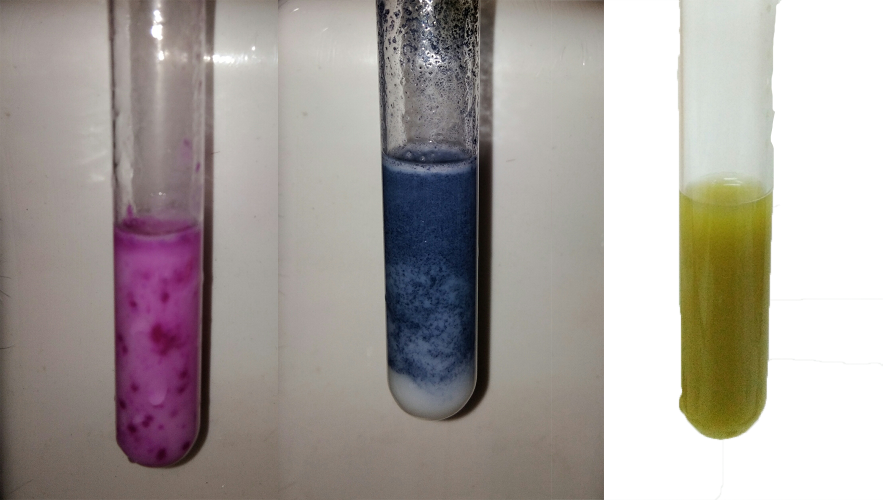
#> input picture test.png, 1765 x 1000 px (shown at 1/2 size)
$ python base.py   (older library calls are emulated)
#> lines starting #> are read from the running program, lines starting #| are printed output that depends on the picture; after the words box and inside, x2 and y2 are one past the last pixel; in counts of white or black regions, pixels touching at a corner belong together
import numpy as np
import cv2


frame = cv2.imread('test.png')
#> frame is the input picture: shape (1000, 1765, 3); mean B, G, R 156.8, 160.7, 167.4

hsv = cv2.cvtColor(frame, cv2.COLOR_BGR2HSV)
#> hsv: shape (1000, 1765, 3); mean H, S, V 29.7, 38.1, 169.6
lower_rose = np.array([120,100,100])
upper_rose = np.array([160,240,255])

lower_yellow = np.array([0,150,100])
upper_yellow = np.array([50,255,200])


lower_blue = np.array([100,60,50])
upper_blue = np.array([130,255,255])


rose = cv2.inRange(hsv, lower_rose, upper_rose)
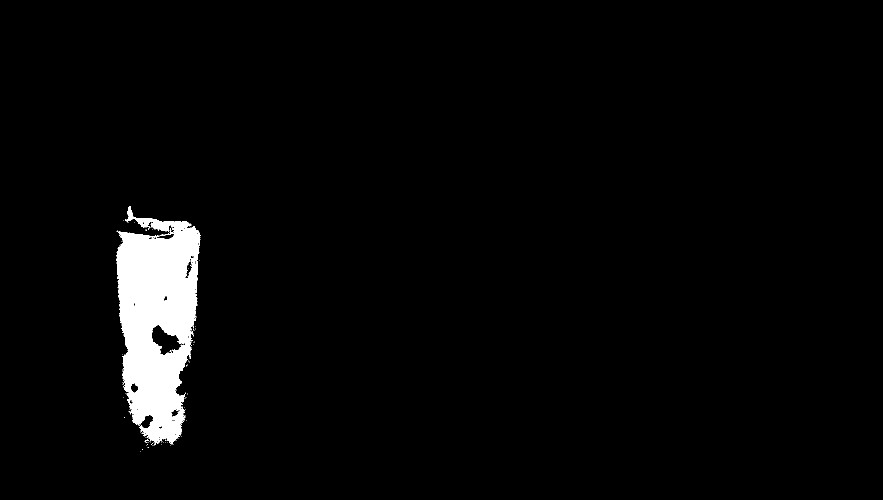
#> rose: shape (1000, 1765) (shown at 1/2 size); 3% white; 87 white regions (86 under 20 px), largest, box (x1, y1, x2, y2) and area: (232, 412, 401, 891) 52735
yellow = cv2.inRange(hsv, lower_yellow, upper_yellow)
#> yellow: shape (1000, 1765); 3.6% white; 159 white regions (152 under 20 px), largest, box (x1, y1, x2, y2) and area: (1360, 387, 1538, 875) 62998, (1436, 721, 1456, 746) 136, (1469, 707, 1479, 723) 68
blue = cv2.inRange(hsv, lower_blue, upper_blue)
#> blue: shape (1000, 1765); 3.9% white; 128 white regions (125 under 20 px), largest, box (x1, y1, x2, y2) and area: (765, 298, 953, 777) 68416, (862, 80, 879, 103) 113, (845, 42, 851, 48) 20


kernal = np.ones((5,5),np.uint8)


rose=cv2.dilate(rose, kernal)
#> rose: shape (1000, 1765); 3.4% white; 4 white regions, box (x1, y1, x2, y2) and area: (230, 410, 403, 898) 60339, (278, 896, 288, 905) 55, (246, 833, 252, 838) 30, (245, 792, 250, 797) 25
res1 = cv2.bitwise_and(frame,frame, mask= rose)


yellow=cv2.dilate(yellow, kernal)
#> yellow: shape (1000, 1765); 4.4% white; 2 white regions, box (x1, y1, x2, y2) and area: (1358, 383, 1540, 877) 76823, (1467, 399, 1476, 409) 50
res2 = cv2.bitwise_and(frame,frame, mask= yellow)
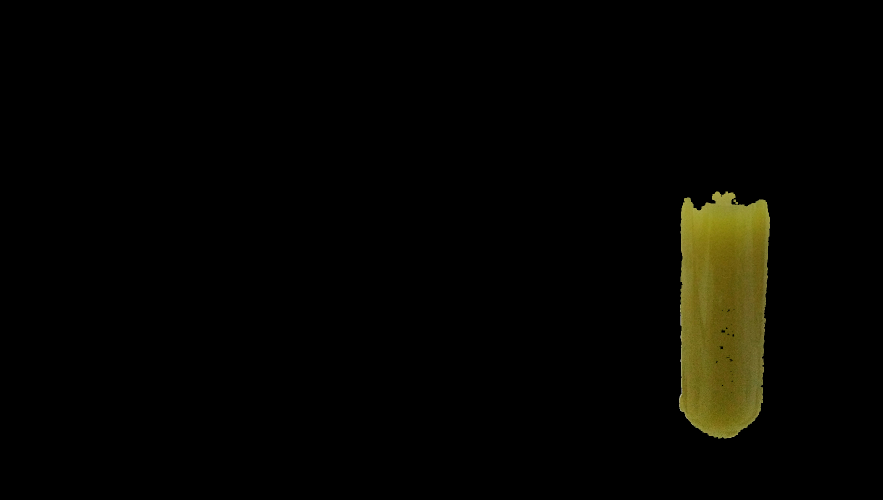
#> res2: shape (1000, 1765, 3) (shown at 1/2 size); mean B, G, R 1.3, 4.8, 5.2


blue=cv2.dilate(blue, kernal)
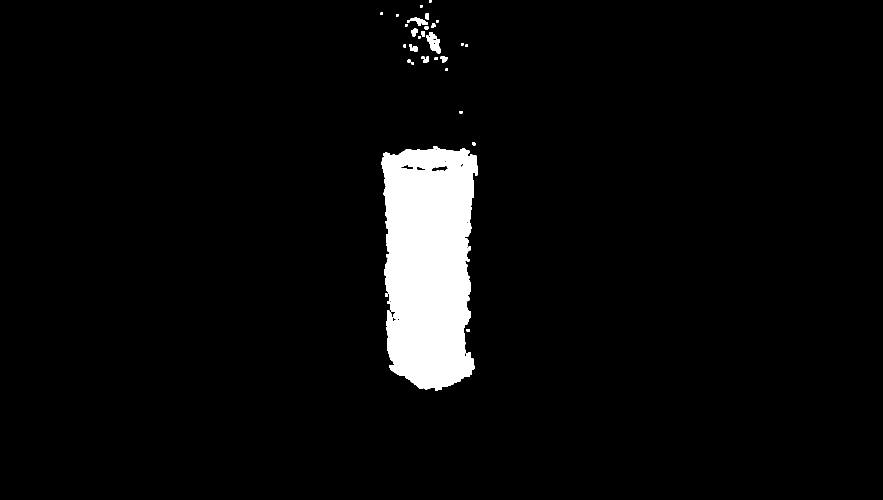
#> blue: shape (1000, 1765) (shown at 1/2 size); 4.5% white; 32 white regions
res3 = cv2.bitwise_and(frame,frame, mask= blue)
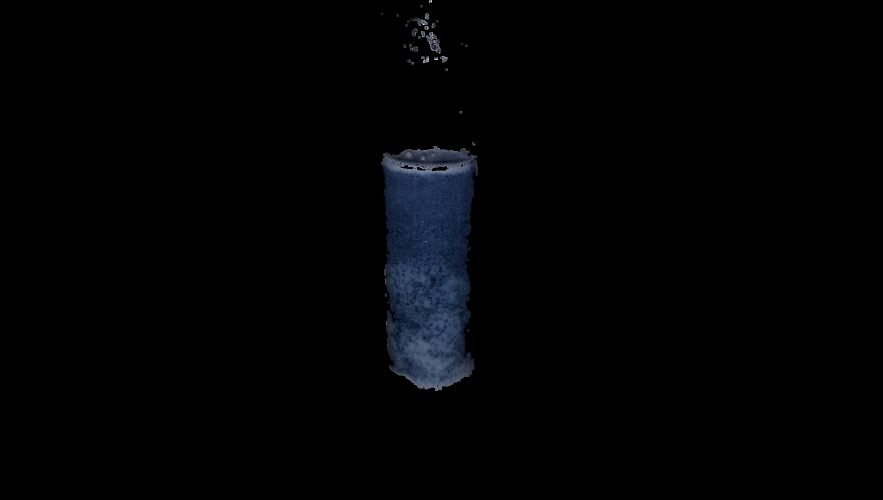
#> res3: shape (1000, 1765, 3) (shown at 1/2 size); mean B, G, R 3.5, 2.4, 1.8


(_,contours,hierarchy)=cv2.findContours(rose,cv2.RETR_TREE,cv2.CHAIN_APPROX_SIMPLE)
#> contours = 22 contours, 14 with area under 20; largest, box (x1, y1, x2, y2) and area: (230, 410, 403, 898) 61362, (305, 652, 360, 709) 1496, (284, 832, 305, 855) 244, (263, 769, 275, 783) 90, (328, 470, 345, 478) 57, (278, 896, 288, 905) 38, (346, 823, 354, 831) 34, (246, 833, 252, 838) 20

for pic, contour in enumerate(contours):

    area = cv2.contourArea(contour)
    if(area>10000):
        x,y,w,h = cv2.boundingRect(contour)
        frame = cv2.rectangle(frame,(x,y),(x+w,y+h),(222,25,255),2)
        cv2.putText(frame,"rose",(x,y),cv2.FONT_HERSHEY_SIMPLEX, 1.0, (222,25,255))
        print("rose")
#> this loop made 22 passes
#> (area, x, y, w, h) on pass 4: (61362.5, 230, 410, 173, 488)
#> area on passes 1, 6, 7, 8, 14, 21: 38, 243.5, 34, 90, 1496, 57
#| rose
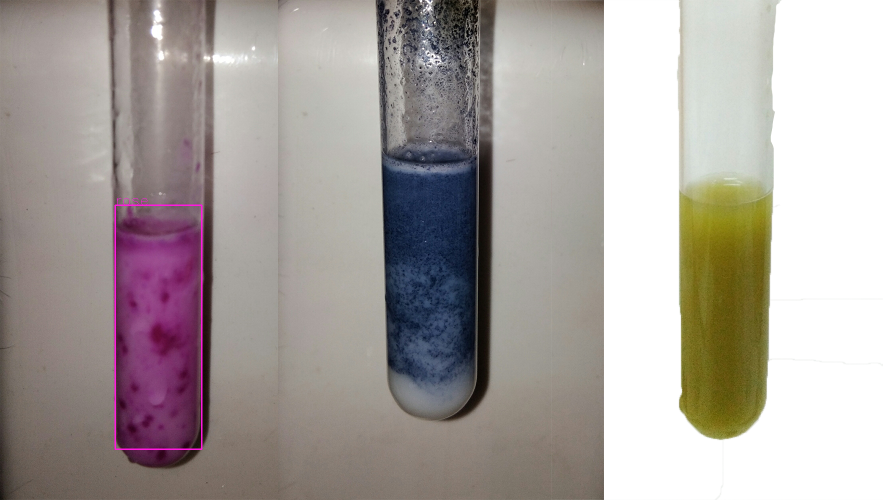
#> frame: shape (1000, 1765, 3) (shown at 1/2 size); 0.23% of pixels changed, all inside (x1, y1, x2, y2) = (229, 396, 405, 900)


(_,contours,hierarchy)=cv2.findContours(yellow,cv2.RETR_TREE,cv2.CHAIN_APPROX_SIMPLE)
#> contours = 22 contours, 17 with area under 20; largest, box (x1, y1, x2, y2) and area: (1358, 383, 1540, 877) 76287, (1442, 658, 1451, 666) 41, (1438, 692, 1447, 699) 38, (1467, 399, 1476, 409) 33, (1458, 717, 1467, 724) 24

for pic, contour in enumerate(contours):

    area = cv2.contourArea(contour)
    if(area>10000):
        x,y,w,h = cv2.boundingRect(contour)
        frame = cv2.rectangle(frame,(x,y),(x+w,y+h),(0,204,204),2)
        cv2.putText(frame,"yellow",(x,y),cv2.FONT_HERSHEY_SIMPLEX, 1.0, (0,204,204))
        print("yellow")
#> this loop made 22 passes
#> (area, x, y, w, h) on pass 2: (76287, 1358, 383, 182, 494)
#> area on passes 1, 9, 12, 16: 33, 24.5, 37.5, 41
#| yellow
#> pass 2, `frame = cv2.rectangle(frame,(x,y),(x+w,y+h),(0,204,204),2)`:
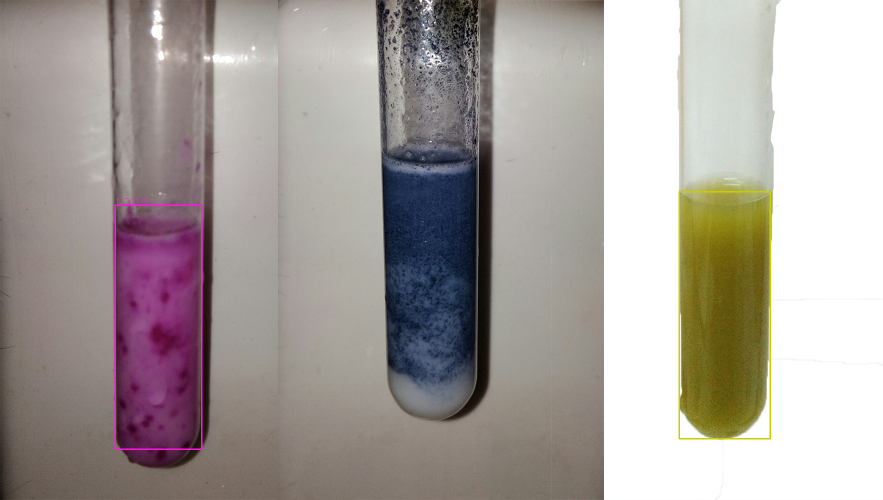
#> frame: shape (1000, 1765, 3) (shown at 1/2 size); 0.23% of pixels changed, all inside (x1, y1, x2, y2) = (1357, 382, 1542, 879)
#> after the loop: frame: shape (1000, 1765, 3); 0.01% of pixels changed, all inside (x1, y1, x2, y2) = (1360, 362, 1447, 391)


(_,contours,hierarchy)=cv2.findContours(blue,cv2.RETR_TREE,cv2.CHAIN_APPROX_SIMPLE)
#> contours = 48 contours, 23 with area under 20; largest, box (x1, y1, x2, y2) and area: (763, 292, 955, 782) 76606, (852, 64, 881, 107) 640, (862, 331, 900, 344) 260, (821, 35, 856, 52) 241, (798, 329, 828, 340) 144

for pic, contour in enumerate(contours):

    area = cv2.contourArea(contour)
    if(area>10000):
        x,y,w,h = cv2.boundingRect(contour)
        frame = cv2.rectangle(frame,(x,y),(x+w,y+h),(2255,0,0),2)
        cv2.putText(frame,"blue",(x,y),cv2.FONT_HERSHEY_SIMPLEX, 1.0, (255,0,0))
        print("blue")


    cv2.imshow("Color",frame)
#> this loop made 48 passes
#> (area, x, y, w, h) on pass 3: (76605.5, 763, 292, 192, 490)
#> area on passes 1, 9, 10, 11, 12, 18: 24.5, 100, 260.5, 143.5, 22, 29
#| blue
#> pass 3, `frame = cv2.rectangle(frame,(x,y),(x+w,y+h),(2255,0,0),2)`:
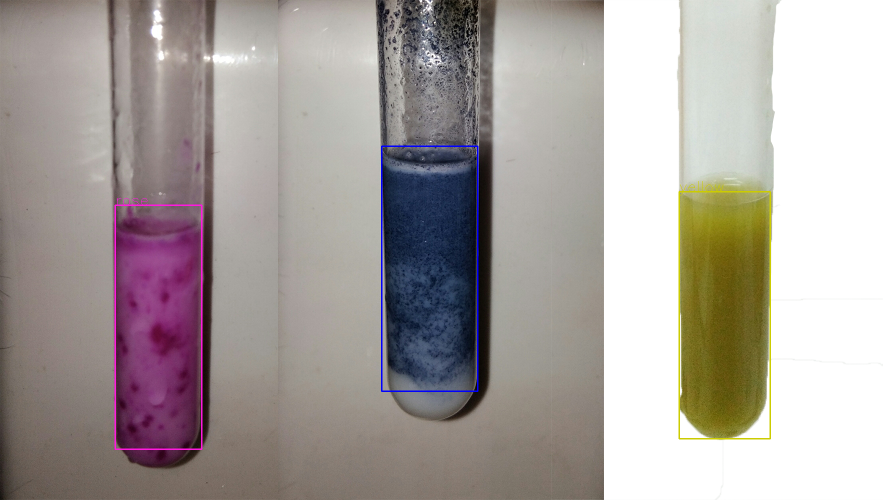
#> frame: shape (1000, 1765, 3) (shown at 1/2 size); mean B, G, R 157, 160.3, 167.5
#> after the loop: frame: shape (1000, 1765, 3); 0.01% of pixels changed, all inside (x1, y1, x2, y2) = (767, 271, 825, 291)


k = cv2.waitKey(0)
#> (key Esc is pressed here)
if k == 27:         # wait for ESC key to exit
    cv2.destroyAllWindows()

$ run again, with IMG_20181121_140143.JPG saved as test.png
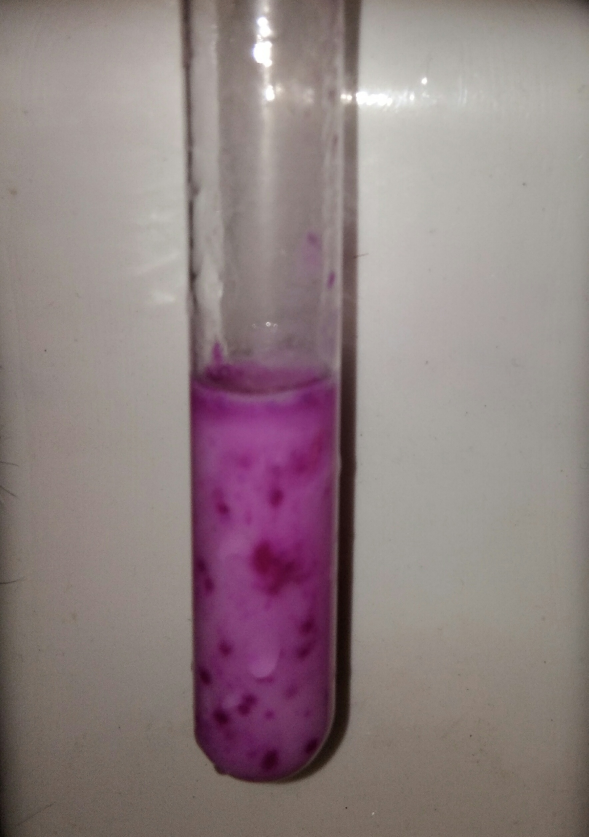
#> input picture IMG_20181121_140143.JPG, 1765 x 2510 px (shown at 1/3 size)
#> frame is the input picture: shape (2510, 1765, 3); mean B, G, R 129.8, 128.6, 143.8
#> hsv: shape (2510, 1765, 3); mean H, S, V 33.8, 41.1, 143.8
#> `rose = cv2.inRange(hsv, lower_rose, upper_rose)`:
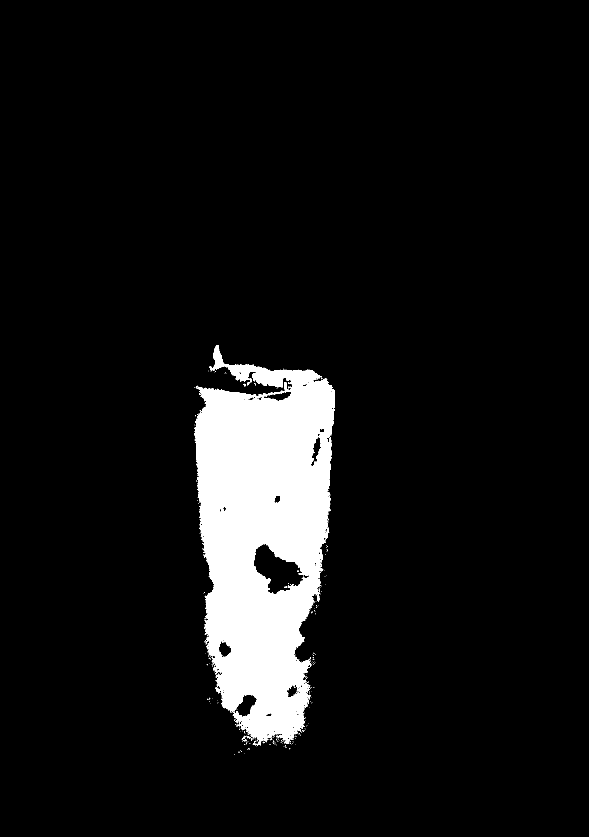
#> rose: shape (2510, 1765) (shown at 1/3 size); 7.5% white; 401 white regions (388 under 20 px), largest, box (x1, y1, x2, y2) and area: (583, 1035, 1005, 2236) 332655, (788, 1151, 800, 1158) 56, (742, 1146, 748, 1156) 43
#> yellow: shape (2510, 1765); every value is 0
#> `res1 = cv2.bitwise_and(frame,frame, mask= rose)`:
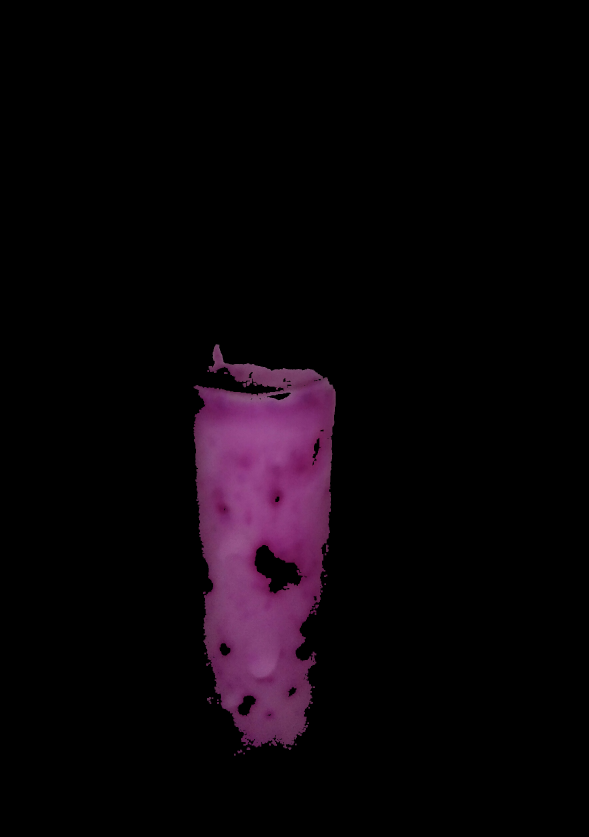
#> res1: shape (2510, 1765, 3) (shown at 1/3 size); mean B, G, R 8.7, 4.2, 10.1
#> res2: shape (2510, 1765, 3); every value is 0
#> `(_,contours,hierarchy)=cv2.findContours(rose,cv2.RETR_TREE,cv2.CHAIN_A..`: contours = 92 contours, 50 with area under 20; largest, box (x1, y1, x2, y2) and area: (580, 1033, 1007, 2245) 375058, (763, 1634, 909, 1781) 11106, (711, 2085, 769, 2149) 2028, (658, 1929, 692, 1969) 858, (801, 1177, 873, 1202) 842
#> the loop `for pic, contour in enumerate(contours): ` made 92 passes
#> (area, x, y, w, h) on passes 30, 73: (375057.5, 580, 1033, 427, 1212), (11106, 763, 1634, 146, 147)
#> (printed output is left out)
#> `(_,contours,hierarchy)=cv2.findContours(yellow,cv2.RETR_TREE,cv2.CHAIN..`: contours = []
